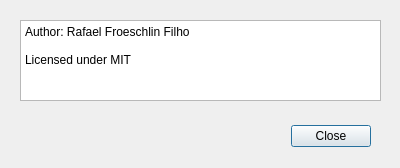
<?xml version="1.0" encoding="UTF-8"?>
<ui version="4.0">
 <class>TeamDialog</class>
 <widget class="QDialog" name="TeamDialog">
  <property name="geometry">
   <rect>
    <x>0</x>
    <y>0</y>
    <width>400</width>
    <height>168</height>
   </rect>
  </property>
  <property name="windowTitle">
   <string>Team</string>
  </property>
  <widget class="QDialogButtonBox" name="buttonBox">
   <property name="geometry">
    <rect>
     <x>30</x>
     <y>120</y>
     <width>341</width>
     <height>32</height>
    </rect>
   </property>
   <property name="orientation">
    <enum>Qt::Horizontal</enum>
   </property>
   <property name="standardButtons">
    <set>QDialogButtonBox::Close</set>
   </property>
  </widget>
  <widget class="QTextBrowser" name="textBrowser">
   <property name="geometry">
    <rect>
     <x>20</x>
     <y>20</y>
     <width>361</width>
     <height>81</height>
    </rect>
   </property>
   <property name="html">
    <string>&lt;!DOCTYPE HTML PUBLIC &quot;-//W3C//DTD HTML 4.0//EN&quot; &quot;http://www.w3.org/TR/REC-html40/strict.dtd&quot;&gt;
&lt;html&gt;&lt;head&gt;&lt;meta name=&quot;qrichtext&quot; content=&quot;1&quot; /&gt;&lt;style type=&quot;text/css&quot;&gt;
p, li { white-space: pre-wrap; }
&lt;/style&gt;&lt;/head&gt;&lt;body style=&quot; font-family:'Sans Serif'; font-size:9pt; font-weight:400; font-style:normal;&quot;&gt;
&lt;p style=&quot; margin-top:0px; margin-bottom:0px; margin-left:0px; margin-right:0px; -qt-block-indent:0; text-indent:0px;&quot;&gt;Author: Rafael Froeschlin Filho&lt;/p&gt;
&lt;p style=&quot;-qt-paragraph-type:empty; margin-top:0px; margin-bottom:0px; margin-left:0px; margin-right:0px; -qt-block-indent:0; text-indent:0px;&quot;&gt;&lt;br /&gt;&lt;/p&gt;
&lt;p style=&quot; margin-top:0px; margin-bottom:0px; margin-left:0px; margin-right:0px; -qt-block-indent:0; text-indent:0px;&quot;&gt;Licensed under MIT&lt;/p&gt;&lt;/body&gt;&lt;/html&gt;</string>
   </property>
  </widget>
 </widget>
 <resources/>
 <connections>
  <connection>
   <sender>buttonBox</sender>
   <signal>accepted()</signal>
   <receiver>TeamDialog</receiver>
   <slot>accept()</slot>
   <hints>
    <hint type="sourcelabel">
     <x>248</x>
     <y>254</y>
    </hint>
    <hint type="destinationlabel">
     <x>157</x>
     <y>274</y>
    </hint>
   </hints>
  </connection>
  <connection>
   <sender>buttonBox</sender>
   <signal>rejected()</signal>
   <receiver>TeamDialog</receiver>
   <slot>reject()</slot>
   <hints>
    <hint type="sourcelabel">
     <x>316</x>
     <y>260</y>
    </hint>
    <hint type="destinationlabel">
     <x>286</x>
     <y>274</y>
    </hint>
   </hints>
  </connection>
 </connections>
</ui>
